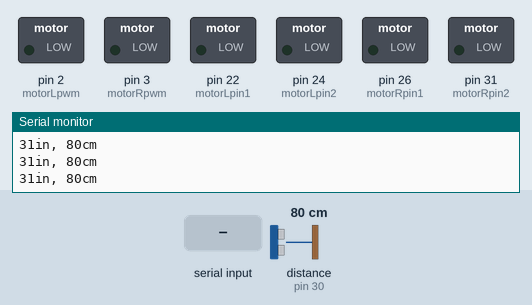
A sketch run on a simulated Arduino Mega 2560, built with avr-gcc and run on an emulated ATmega2560. Parts: switched loads named in the sketch (green lamp = pin HIGH), the last lines printed to the serial monitor. Wiring (inferred from the names in the program): ultrasonic range finder: trigger pin 32; echo pin 30. The inputs (shaded band) are chosen by the test bench; at power-on: distance to the obstacle (sensor on pin 30) 80 cm. The echo pulse lasts 58.3 µs per cm; pins used as bus, display or sensor lines are not drawn.

Above: at 1.2 s.
1.3 s: "1" received over Serial
At 2.0 s:
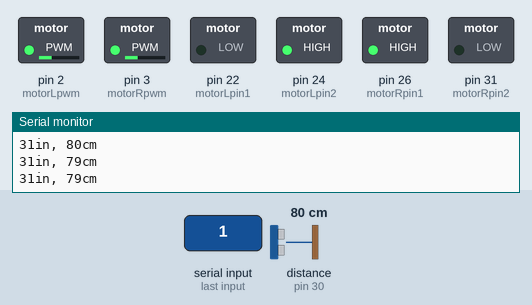
2.8 s: distance to the obstacle (sensor on pin 30) set to 44 cm
5.8 s: distance to the obstacle (sensor on pin 30) set to 36 cm
At 6.5 s:
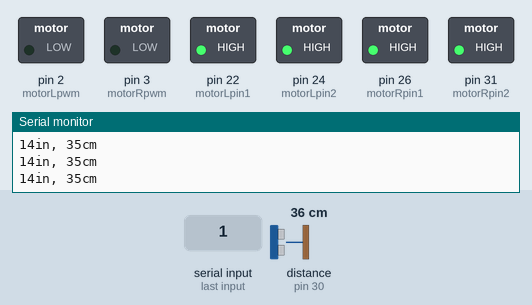
7.3 s: "2" received over Serial
At 8.0 s:
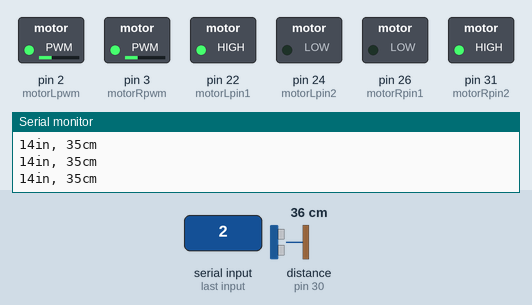
8.8 s: "3" received over Serial
At 10.0 s:
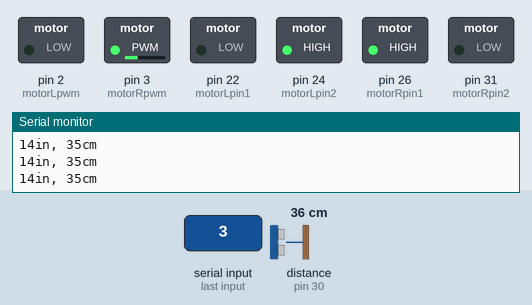
10.3 s: "4" received over Serial
At 11.3 s:
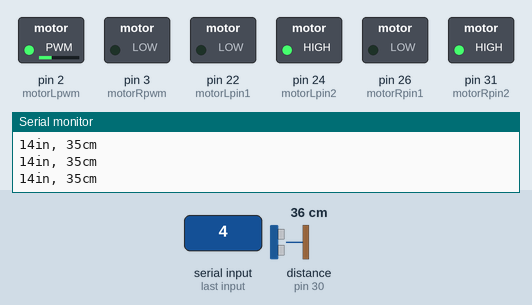
Timing chart, 0 to 12.8 s (numbered marks = the images above; inputs shaded):
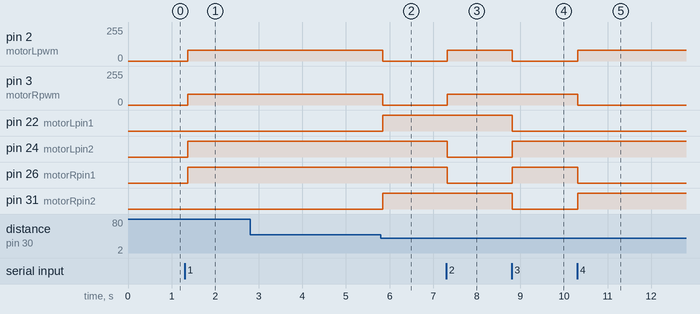

Measured:
- the behaviour switches between 40 and 39 cm on distance to the obstacle (sensor on pin 30) (found by bisection; images 1 and 2)
- after the input at 1.3 s, pin 2 (motorLpwm), pin 3 (motorRpwm): 0/255 → 80/255 after 0.08 s; pin 24 (motorLpin2), pin 26 (motorRpin1): LOW → HIGH after 0.08 s
- after the input at 5.8 s, pin 2 (motorLpwm), pin 3 (motorRpwm): 80/255 → 0/255 at once; pin 22 (motorLpin1), pin 31 (motorRpin2): LOW → HIGH at once
- after the input at 7.3 s, pin 2 (motorLpwm), pin 3 (motorRpwm): 0/255 → 80/255 at once; pin 24 (motorLpin2), pin 26 (motorRpin1): HIGH → LOW at once
- after the input at 8.8 s, pin 2 (motorLpwm): 80/255 → 0/255 at once; pin 22 (motorLpin1), pin 31 (motorRpin2): HIGH → LOW at once; pin 24 (motorLpin2), pin 26 (motorRpin1): LOW → HIGH at once
- after the input at 10.3 s, pin 2 (motorLpwm): 0/255 → 80/255 at once; pin 3 (motorRpwm): 80/255 → 0/255 at once; pin 26 (motorRpin1): HIGH → LOW at once; pin 31 (motorRpin2): LOW → HIGH at once

The sketch:

sketch_nov16a.ino
```cpp
int motorLpin1=22;
int motorLpin2=24;
int motorRpin1=26;
int motorRpin2=31;
int motorLpwm=2;
int motorRpwm=3;
int trig_pin=32;
int echo_pin=30;
char val=0;
long duration,cm,inches;
int safeDistance=40;
int x=1;
#define LS A0
#define RS A8

int motorSpeed=80;
int turn=20;
void setup() {
  pinMode(LS, INPUT);
  pinMode(RS, INPUT);
  Serial.begin(9600);
  Serial.flush();
  pinMode(motorLpin1,OUTPUT);
  pinMode(motorLpin2,OUTPUT);
  pinMode(motorRpin1,OUTPUT);
  pinMode(motorRpin2,OUTPUT);
  pinMode(motorLpwm,OUTPUT);
  pinMode(motorRpwm,OUTPUT);
  pinMode(trig_pin,OUTPUT);
  pinMode(echo_pin,INPUT);
}

void loop() {
  sonar();
  bluetooth();
}
void sonar()
{
    //sonar sensor
    digitalWrite(trig_pin, LOW);
    delayMicroseconds(1);
    digitalWrite(trig_pin, HIGH);
    delayMicroseconds(1);
    digitalWrite(trig_pin, LOW);

    pinMode(echo_pin, INPUT);
    duration = pulseIn(echo_pin, HIGH);

  // convert the time into a distance
  cm = (duration/2) / 29.1;
  inches = (duration/2) / 74;

  Serial.print(inches);
  Serial.print("in, ");
  Serial.print(cm);
  Serial.print("cm");
  Serial.println();

  delay(1);

  }
void bluetooth()
{
  if(Serial.available()){
    val=Serial.read();
    delay(5);
  }
  if(val=='0'){
    stp();
  }
 else if(val=='1' && cm>safeDistance){
            sonar();
      if(cm<safeDistance)
      {
        stp();
        sonar();
      }
      else
      {
         fwd();
      }

  }
  else if(val=='2'){
    rev();
  }
  else if(val=='3'){
    lft();
  }
  else if(val=='4'){
    rght();
  }

 /* else if(val=='6')
  {
  if(digitalRead(LS) && digitalRead(RS))     // Move Forward
  {
      analogWrite(motorLpwm,70);
  analogWrite(motorRpwm,70);
  digitalWrite(motorLpin1,0);
  digitalWrite(motorLpin2,1);
  digitalWrite(motorRpin1,1);
  digitalWrite(motorRpin2,0);
  delay(200);
  stp();
  x=1;
  }

  if(!(digitalRead(LS)) && digitalRead(RS))     // Turn right
  {
      analogWrite(motorLpwm,70);
  analogWrite(motorRpwm,0);
  digitalWrite(motorLpin1,0);
  digitalWrite(motorLpin2,1);
  digitalWrite(motorRpin1,0);
  digitalWrite(motorRpin2,1);
   delay(200);
  stp();
    x=1;
  }

  if(digitalRead(LS) && !(digitalRead(RS)))     // turn left
  {
      analogWrite(motorLpwm,0);
  analogWrite(motorRpwm,70);
  digitalWrite(motorLpin1,0);
  digitalWrite(motorLpin2,1);
  digitalWrite(motorRpin1,1);
  digitalWrite(motorRpin2,0);
  delay(200);
  stp();
  x=1;

  }

  if(!(digitalRead(LS)) && !(digitalRead(RS)))     // stop
  {
    if(x==1)
    {
          analogWrite(motorLpwm,motorSpeed);
  analogWrite(motorRpwm,motorSpeed);
  digitalWrite(motorLpin1,1);
  digitalWrite(motorLpin2,0);
  digitalWrite(motorRpin1,0);
  digitalWrite(motorRpin2,1);
  delay(600);
  analogWrite(motorLpwm,0);
  analogWrite(motorRpwm,0);
  delay(400);
  analogWrite(motorLpwm,70);
  analogWrite(motorRpwm,0);
  digitalWrite(motorLpin1,0);
  digitalWrite(motorLpin2,1);
  digitalWrite(motorRpin1,1);
  digitalWrite(motorRpin2,0);
  delay(1200);
  stp();
  x++;
  }

  }
  }
  else if(val=='5')
  {
  if(digitalRead(LS) && digitalRead(RS))     // Move Forward
  {
      analogWrite(motorLpwm,70);
  analogWrite(motorRpwm,70);
  digitalWrite(motorLpin1,0);
  digitalWrite(motorLpin2,1);
  digitalWrite(motorRpin1,1);
  digitalWrite(motorRpin2,0);
  delay(200);
  stp();
  x=1;
  }

  if(!(digitalRead(LS)) && digitalRead(RS))     // Turn right
  {
      analogWrite(motorLpwm,70);
  analogWrite(motorRpwm,0);
  digitalWrite(motorLpin1,0);
  digitalWrite(motorLpin2,1);
  digitalWrite(motorRpin1,0);
  digitalWrite(motorRpin2,1);
   delay(200);
  stp();
    x=1;
  }

  if(digitalRead(LS) && !(digitalRead(RS)))     // turn left
  {
      analogWrite(motorLpwm,0);
  analogWrite(motorRpwm,70);
  digitalWrite(motorLpin1,0);
  digitalWrite(motorLpin2,1);
  digitalWrite(motorRpin1,1);
  digitalWrite(motorRpin2,0);
  delay(200);
  stp();
  x=1;

  }

  if(!(digitalRead(LS)) && !(digitalRead(RS)))     // stop
  {
    if(x==1)
    {
      analogWrite(motorLpwm,motorSpeed);
  analogWrite(motorRpwm,motorSpeed);
  digitalWrite(motorLpin1,1);
  digitalWrite(motorLpin2,0);
  digitalWrite(motorRpin1,0);
  digitalWrite(motorRpin2,1);
  delay(600);
  analogWrite(motorLpwm,0);
  analogWrite(motorRpwm,0);
  delay(400);
  analogWrite(motorLpwm,0);
  analogWrite(motorRpwm,70);
  digitalWrite(motorLpin1,0);
  digitalWrite(motorLpin2,1);
  digitalWrite(motorRpin1,1);
  digitalWrite(motorRpin2,0);
  delay(1200);
  stp();
  x++;
  }

  }
  }
}
*/
}
void fwd(){
Serial.print("goinh forward  with ");
      Serial.print(cm);
      Serial.print(" cm  and going");
      Serial.println();
                  sonar();
      if(cm<safeDistance)
      {
        stp();
        sonar();
      }
      else
      {
  analogWrite(motorLpwm,motorSpeed);
  analogWrite(motorRpwm,motorSpeed);
  digitalWrite(motorLpin1,0);
  digitalWrite(motorLpin2,1);
  digitalWrite(motorRpin1,1);
  digitalWrite(motorRpin2,0);
      }
}

void rev(){

  analogWrite(motorLpwm,motorSpeed);
  analogWrite(motorRpwm,motorSpeed);
  digitalWrite(motorLpin1,1);
  digitalWrite(motorLpin2,0);
  digitalWrite(motorRpin1,0);
  digitalWrite(motorRpin2,1);
}

void lft(){
  analogWrite(motorLpwm,0);
  analogWrite(motorRpwm,motorSpeed);
  digitalWrite(motorLpin1,0);
  digitalWrite(motorLpin2,1);
  digitalWrite(motorRpin1,1);
  digitalWrite(motorRpin2,0);
}

void rght(){
  analogWrite(motorLpwm,motorSpeed);
  analogWrite(motorRpwm,0);
  digitalWrite(motorLpin1,0);
  digitalWrite(motorLpin2,1);
  digitalWrite(motorRpin1,0);
  digitalWrite(motorRpin2,1);
}

void stp(){
  analogWrite(motorLpwm,0);
  analogWrite(motorRpwm,0);
  digitalWrite(motorLpin1,1);
  digitalWrite(motorLpin2,1);
  digitalWrite(motorRpin1,1);
  digitalWrite(motorRpin2,1);
}
```
